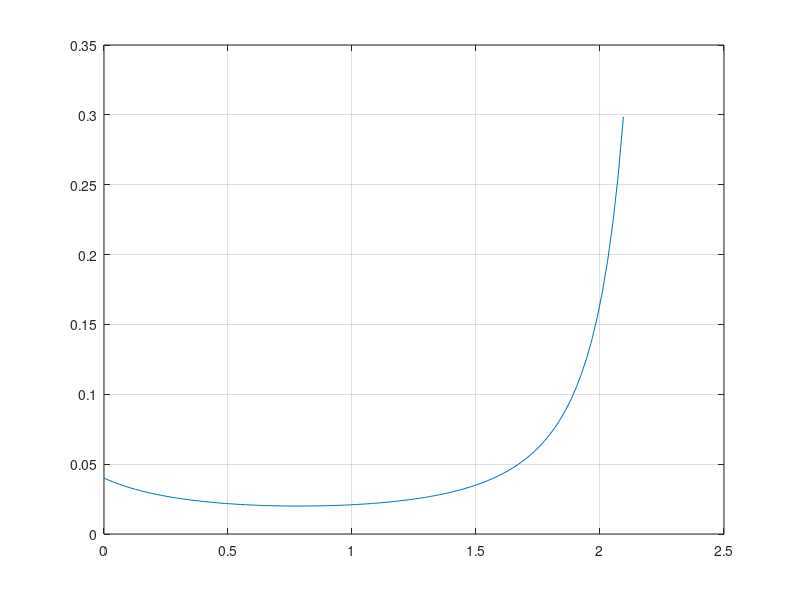

Write the MATLAB code that produced this figure. (Note: this script raises an error after producing the figure.)
a1 = input("a = ");
b1 = input("b = ");
N = 100;
a = 0;
b = 2*pi/3;
x = linspace(a,b,N);
Y = 1./(a1.*cos(x)+b1.*sin(x)).^2;
Y1 =@(x)1./(a1.*cos(x)+b1.*sin(x)).^2;
plot(x,Y);
grid on;
xr=ginput(2);
[x_m,y_m] = fminbnd(Y1,xr(1,1),xr(2,1));
hold on;
plot(x_m,y_m,'r*',xr(1,1),xr(1,2),'g*',xr(2,1),xr(2,2),'g*');
hold off;